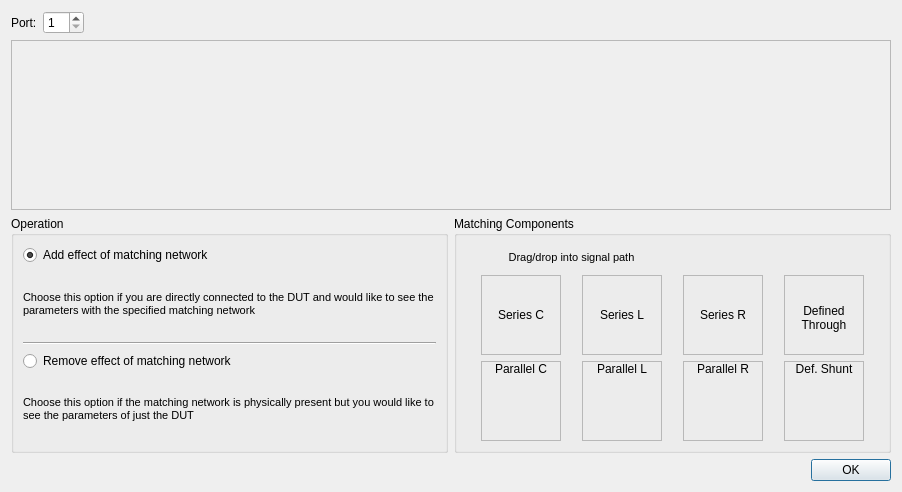
<?xml version="1.0" encoding="UTF-8"?>
<ui version="4.0">
 <class>MatchingNetworkDialog</class>
 <widget class="QWidget" name="MatchingNetworkDialog">
  <property name="geometry">
   <rect>
    <x>0</x>
    <y>0</y>
    <width>902</width>
    <height>492</height>
   </rect>
  </property>
  <property name="windowTitle">
   <string>Matching Network</string>
  </property>
  <property name="autoFillBackground">
   <bool>false</bool>
  </property>
  <property name="styleSheet">
   <string notr="true">QWidget#Form {image: url(:/icons/tex/parallelL.svg);}
</string>
  </property>
  <layout class="QVBoxLayout" name="verticalLayout_9">
   <item>
    <layout class="QHBoxLayout" name="horizontalLayout_2">
     <item>
      <widget class="QLabel" name="label_3">
       <property name="text">
        <string>Port:</string>
       </property>
      </widget>
     </item>
     <item>
      <widget class="QSpinBox" name="port">
       <property name="minimum">
        <number>1</number>
       </property>
      </widget>
     </item>
     <item>
      <spacer name="horizontalSpacer">
       <property name="orientation">
        <enum>Qt::Horizontal</enum>
       </property>
       <property name="sizeHint" stdset="0">
        <size>
         <width>40</width>
         <height>20</height>
        </size>
       </property>
      </spacer>
     </item>
    </layout>
   </item>
   <item>
    <layout class="QVBoxLayout" name="verticalLayout_8">
     <item>
      <widget class="QScrollArea" name="scrollArea">
       <property name="minimumSize">
        <size>
         <width>0</width>
         <height>170</height>
        </size>
       </property>
       <property name="maximumSize">
        <size>
         <width>16777215</width>
         <height>170</height>
        </size>
       </property>
       <property name="verticalScrollBarPolicy">
        <enum>Qt::ScrollBarAlwaysOff</enum>
       </property>
       <property name="widgetResizable">
        <bool>true</bool>
       </property>
       <widget class="QWidget" name="scrollAreaWidgetContents">
        <property name="geometry">
         <rect>
          <x>0</x>
          <y>0</y>
          <width>880</width>
          <height>168</height>
         </rect>
        </property>
       </widget>
      </widget>
     </item>
     <item>
      <layout class="QHBoxLayout" name="horizontalLayout">
       <item>
        <widget class="QGroupBox" name="groupBox">
         <property name="title">
          <string>Operation</string>
         </property>
         <layout class="QVBoxLayout" name="verticalLayout">
          <item>
           <widget class="QRadioButton" name="bAddNetwork">
            <property name="text">
             <string>Add effect of matching network</string>
            </property>
            <property name="checked">
             <bool>true</bool>
            </property>
            <attribute name="buttonGroup">
             <string notr="true">buttonGroup</string>
            </attribute>
           </widget>
          </item>
          <item>
           <widget class="QLabel" name="label">
            <property name="font">
             <font>
              <pointsize>8</pointsize>
             </font>
            </property>
            <property name="text">
             <string>Choose this option if you are directly connected to the DUT and would like to see the parameters with the specified matching network</string>
            </property>
            <property name="wordWrap">
             <bool>true</bool>
            </property>
           </widget>
          </item>
          <item>
           <widget class="Line" name="line">
            <property name="orientation">
             <enum>Qt::Horizontal</enum>
            </property>
           </widget>
          </item>
          <item>
           <widget class="QRadioButton" name="bRemoveNetwork">
            <property name="text">
             <string>Remove effect of matching network</string>
            </property>
            <attribute name="buttonGroup">
             <string notr="true">buttonGroup</string>
            </attribute>
           </widget>
          </item>
          <item>
           <widget class="QLabel" name="label_2">
            <property name="font">
             <font>
              <pointsize>8</pointsize>
             </font>
            </property>
            <property name="text">
             <string>Choose this option if the matching network is physically present but you would like to see the parameters of just the DUT</string>
            </property>
            <property name="wordWrap">
             <bool>true</bool>
            </property>
           </widget>
          </item>
         </layout>
        </widget>
       </item>
       <item>
        <widget class="QGroupBox" name="groupBox_2">
         <property name="title">
          <string>Matching Components</string>
         </property>
         <layout class="QGridLayout" name="gridLayout">
          <item row="0" column="0" colspan="2">
           <widget class="QLabel" name="label_9">
            <property name="font">
             <font>
              <pointsize>8</pointsize>
             </font>
            </property>
            <property name="text">
             <string>Drag/drop into signal path</string>
            </property>
            <property name="alignment">
             <set>Qt::AlignCenter</set>
            </property>
           </widget>
          </item>
          <item row="1" column="0">
           <widget class="QFrame" name="frame">
            <property name="sizePolicy">
             <sizepolicy hsizetype="Fixed" vsizetype="Fixed">
              <horstretch>0</horstretch>
              <verstretch>0</verstretch>
             </sizepolicy>
            </property>
            <property name="minimumSize">
             <size>
              <width>80</width>
              <height>80</height>
             </size>
            </property>
            <property name="frameShape">
             <enum>QFrame::StyledPanel</enum>
            </property>
            <property name="frameShadow">
             <enum>QFrame::Raised</enum>
            </property>
            <layout class="QVBoxLayout" name="verticalLayout_2">
             <property name="spacing">
              <number>0</number>
             </property>
             <property name="leftMargin">
              <number>0</number>
             </property>
             <property name="topMargin">
              <number>0</number>
             </property>
             <property name="rightMargin">
              <number>0</number>
             </property>
             <property name="bottomMargin">
              <number>0</number>
             </property>
             <item>
              <widget class="QLabel" name="lSeriesC">
               <property name="styleSheet">
                <string notr="true">border-image: url(:/icons/seriesC.svg);</string>
               </property>
               <property name="frameShape">
                <enum>QFrame::NoFrame</enum>
               </property>
               <property name="frameShadow">
                <enum>QFrame::Plain</enum>
               </property>
               <property name="text">
                <string>Series C</string>
               </property>
               <property name="alignment">
                <set>Qt::AlignCenter</set>
               </property>
              </widget>
             </item>
            </layout>
           </widget>
          </item>
          <item row="1" column="1">
           <widget class="QFrame" name="frame_2">
            <property name="sizePolicy">
             <sizepolicy hsizetype="Fixed" vsizetype="Fixed">
              <horstretch>0</horstretch>
              <verstretch>0</verstretch>
             </sizepolicy>
            </property>
            <property name="minimumSize">
             <size>
              <width>80</width>
              <height>80</height>
             </size>
            </property>
            <property name="frameShape">
             <enum>QFrame::StyledPanel</enum>
            </property>
            <property name="frameShadow">
             <enum>QFrame::Raised</enum>
            </property>
            <layout class="QVBoxLayout" name="verticalLayout_3">
             <property name="spacing">
              <number>0</number>
             </property>
             <property name="leftMargin">
              <number>0</number>
             </property>
             <property name="topMargin">
              <number>0</number>
             </property>
             <property name="rightMargin">
              <number>0</number>
             </property>
             <property name="bottomMargin">
              <number>0</number>
             </property>
             <item>
              <widget class="QLabel" name="lSeriesL">
               <property name="styleSheet">
                <string notr="true">border-image: url(:/icons/seriesL.svg);</string>
               </property>
               <property name="frameShape">
                <enum>QFrame::NoFrame</enum>
               </property>
               <property name="frameShadow">
                <enum>QFrame::Plain</enum>
               </property>
               <property name="text">
                <string>Series L</string>
               </property>
               <property name="alignment">
                <set>Qt::AlignCenter</set>
               </property>
              </widget>
             </item>
            </layout>
           </widget>
          </item>
          <item row="1" column="2">
           <widget class="QFrame" name="frame_3">
            <property name="sizePolicy">
             <sizepolicy hsizetype="Fixed" vsizetype="Fixed">
              <horstretch>0</horstretch>
              <verstretch>0</verstretch>
             </sizepolicy>
            </property>
            <property name="minimumSize">
             <size>
              <width>80</width>
              <height>80</height>
             </size>
            </property>
            <property name="frameShape">
             <enum>QFrame::StyledPanel</enum>
            </property>
            <property name="frameShadow">
             <enum>QFrame::Raised</enum>
            </property>
            <layout class="QVBoxLayout" name="verticalLayout_4">
             <property name="spacing">
              <number>0</number>
             </property>
             <property name="leftMargin">
              <number>0</number>
             </property>
             <property name="topMargin">
              <number>0</number>
             </property>
             <property name="rightMargin">
              <number>0</number>
             </property>
             <property name="bottomMargin">
              <number>0</number>
             </property>
             <item>
              <widget class="QLabel" name="lSeriesR">
               <property name="styleSheet">
                <string notr="true">border-image: url(:/icons/seriesR.svg);</string>
               </property>
               <property name="frameShape">
                <enum>QFrame::NoFrame</enum>
               </property>
               <property name="frameShadow">
                <enum>QFrame::Plain</enum>
               </property>
               <property name="text">
                <string>Series R</string>
               </property>
               <property name="alignment">
                <set>Qt::AlignCenter</set>
               </property>
              </widget>
             </item>
            </layout>
           </widget>
          </item>
          <item row="1" column="3">
           <widget class="QFrame" name="frame_7">
            <property name="sizePolicy">
             <sizepolicy hsizetype="Fixed" vsizetype="Fixed">
              <horstretch>0</horstretch>
              <verstretch>0</verstretch>
             </sizepolicy>
            </property>
            <property name="minimumSize">
             <size>
              <width>80</width>
              <height>80</height>
             </size>
            </property>
            <property name="frameShape">
             <enum>QFrame::StyledPanel</enum>
            </property>
            <property name="frameShadow">
             <enum>QFrame::Raised</enum>
            </property>
            <layout class="QVBoxLayout" name="verticalLayout_10">
             <property name="spacing">
              <number>0</number>
             </property>
             <property name="leftMargin">
              <number>0</number>
             </property>
             <property name="topMargin">
              <number>0</number>
             </property>
             <property name="rightMargin">
              <number>0</number>
             </property>
             <property name="bottomMargin">
              <number>0</number>
             </property>
             <item>
              <widget class="QLabel" name="lDefinedThrough">
               <property name="styleSheet">
                <string notr="true">border-image: url(:/icons/definedThrough.svg);</string>
               </property>
               <property name="frameShape">
                <enum>QFrame::NoFrame</enum>
               </property>
               <property name="frameShadow">
                <enum>QFrame::Plain</enum>
               </property>
               <property name="text">
                <string>&lt;html&gt;&lt;head/&gt;&lt;body&gt;&lt;p align=&quot;center&quot;&gt;&lt;br/&gt;&lt;br/&gt;Defined&lt;br/&gt;Through&lt;/p&gt;&lt;/body&gt;&lt;/html&gt;</string>
               </property>
               <property name="alignment">
                <set>Qt::AlignHCenter|Qt::AlignTop</set>
               </property>
              </widget>
             </item>
            </layout>
           </widget>
          </item>
          <item row="2" column="0">
           <widget class="QFrame" name="frame_4">
            <property name="sizePolicy">
             <sizepolicy hsizetype="Fixed" vsizetype="Fixed">
              <horstretch>0</horstretch>
              <verstretch>0</verstretch>
             </sizepolicy>
            </property>
            <property name="minimumSize">
             <size>
              <width>80</width>
              <height>80</height>
             </size>
            </property>
            <property name="maximumSize">
             <size>
              <width>80</width>
              <height>80</height>
             </size>
            </property>
            <property name="frameShape">
             <enum>QFrame::StyledPanel</enum>
            </property>
            <property name="frameShadow">
             <enum>QFrame::Raised</enum>
            </property>
            <layout class="QVBoxLayout" name="verticalLayout_5">
             <property name="spacing">
              <number>0</number>
             </property>
             <property name="leftMargin">
              <number>0</number>
             </property>
             <property name="topMargin">
              <number>0</number>
             </property>
             <property name="rightMargin">
              <number>0</number>
             </property>
             <property name="bottomMargin">
              <number>0</number>
             </property>
             <item>
              <widget class="QLabel" name="lParallelC">
               <property name="styleSheet">
                <string notr="true">border-image: url(:/icons/parallelC.svg);</string>
               </property>
               <property name="frameShape">
                <enum>QFrame::NoFrame</enum>
               </property>
               <property name="frameShadow">
                <enum>QFrame::Plain</enum>
               </property>
               <property name="text">
                <string>Parallel C</string>
               </property>
               <property name="alignment">
                <set>Qt::AlignHCenter|Qt::AlignTop</set>
               </property>
              </widget>
             </item>
            </layout>
           </widget>
          </item>
          <item row="2" column="1">
           <widget class="QFrame" name="frame_5">
            <property name="sizePolicy">
             <sizepolicy hsizetype="Fixed" vsizetype="Fixed">
              <horstretch>0</horstretch>
              <verstretch>0</verstretch>
             </sizepolicy>
            </property>
            <property name="minimumSize">
             <size>
              <width>80</width>
              <height>80</height>
             </size>
            </property>
            <property name="frameShape">
             <enum>QFrame::StyledPanel</enum>
            </property>
            <property name="frameShadow">
             <enum>QFrame::Raised</enum>
            </property>
            <layout class="QVBoxLayout" name="verticalLayout_6">
             <property name="spacing">
              <number>0</number>
             </property>
             <property name="leftMargin">
              <number>0</number>
             </property>
             <property name="topMargin">
              <number>0</number>
             </property>
             <property name="rightMargin">
              <number>0</number>
             </property>
             <property name="bottomMargin">
              <number>0</number>
             </property>
             <item>
              <widget class="QLabel" name="lParallelL">
               <property name="minimumSize">
                <size>
                 <width>0</width>
                 <height>0</height>
                </size>
               </property>
               <property name="styleSheet">
                <string notr="true">border-image: url(:/icons/parallelL.svg);</string>
               </property>
               <property name="frameShape">
                <enum>QFrame::NoFrame</enum>
               </property>
               <property name="frameShadow">
                <enum>QFrame::Plain</enum>
               </property>
               <property name="text">
                <string>Parallel L</string>
               </property>
               <property name="alignment">
                <set>Qt::AlignHCenter|Qt::AlignTop</set>
               </property>
              </widget>
             </item>
            </layout>
           </widget>
          </item>
          <item row="2" column="2">
           <widget class="QFrame" name="frame_6">
            <property name="sizePolicy">
             <sizepolicy hsizetype="Fixed" vsizetype="Fixed">
              <horstretch>0</horstretch>
              <verstretch>0</verstretch>
             </sizepolicy>
            </property>
            <property name="minimumSize">
             <size>
              <width>80</width>
              <height>80</height>
             </size>
            </property>
            <property name="frameShape">
             <enum>QFrame::StyledPanel</enum>
            </property>
            <property name="frameShadow">
             <enum>QFrame::Raised</enum>
            </property>
            <layout class="QVBoxLayout" name="verticalLayout_7">
             <property name="spacing">
              <number>0</number>
             </property>
             <property name="leftMargin">
              <number>0</number>
             </property>
             <property name="topMargin">
              <number>0</number>
             </property>
             <property name="rightMargin">
              <number>0</number>
             </property>
             <property name="bottomMargin">
              <number>0</number>
             </property>
             <item>
              <widget class="QLabel" name="lParallelR">
               <property name="styleSheet">
                <string notr="true">border-image: url(:/icons/parallelR.svg);</string>
               </property>
               <property name="frameShape">
                <enum>QFrame::NoFrame</enum>
               </property>
               <property name="frameShadow">
                <enum>QFrame::Plain</enum>
               </property>
               <property name="text">
                <string>Parallel R</string>
               </property>
               <property name="alignment">
                <set>Qt::AlignHCenter|Qt::AlignTop</set>
               </property>
              </widget>
             </item>
            </layout>
           </widget>
          </item>
          <item row="2" column="3">
           <widget class="QFrame" name="frame_8">
            <property name="frameShape">
             <enum>QFrame::StyledPanel</enum>
            </property>
            <property name="frameShadow">
             <enum>QFrame::Raised</enum>
            </property>
            <layout class="QVBoxLayout" name="verticalLayout_11">
             <property name="spacing">
              <number>0</number>
             </property>
             <property name="leftMargin">
              <number>0</number>
             </property>
             <property name="topMargin">
              <number>0</number>
             </property>
             <property name="rightMargin">
              <number>0</number>
             </property>
             <property name="bottomMargin">
              <number>0</number>
             </property>
             <item>
              <widget class="QLabel" name="lDefinedShunt">
               <property name="styleSheet">
                <string notr="true">border-image: url(:/icons/definedShunt.svg);</string>
               </property>
               <property name="text">
                <string>Def. Shunt</string>
               </property>
               <property name="alignment">
                <set>Qt::AlignHCenter|Qt::AlignTop</set>
               </property>
               <property name="wordWrap">
                <bool>true</bool>
               </property>
              </widget>
             </item>
            </layout>
           </widget>
          </item>
         </layout>
        </widget>
       </item>
      </layout>
     </item>
     <item>
      <widget class="QDialogButtonBox" name="buttonBox">
       <property name="standardButtons">
        <set>QDialogButtonBox::Ok</set>
       </property>
      </widget>
     </item>
    </layout>
   </item>
  </layout>
 </widget>
 <resources/>
 <connections/>
 <buttongroups>
  <buttongroup name="buttonGroup"/>
 </buttongroups>
</ui>
